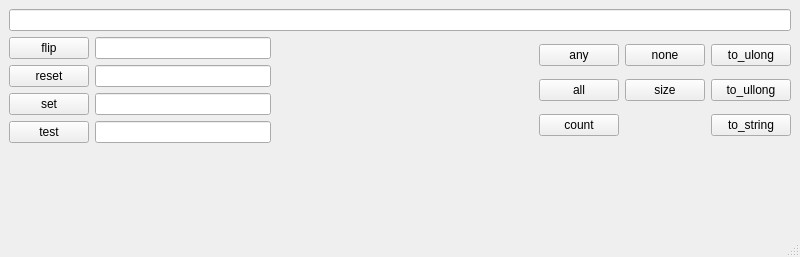
<?xml version="1.0" encoding="UTF-8"?>
<ui version="4.0">
 <class>MainWindow</class>
 <widget class="QMainWindow" name="MainWindow">
  <property name="geometry">
   <rect>
    <x>0</x>
    <y>0</y>
    <width>800</width>
    <height>257</height>
   </rect>
  </property>
  <property name="windowTitle">
   <string>MainWindow</string>
  </property>
  <widget class="QWidget" name="centralwidget">
   <layout class="QVBoxLayout" name="verticalLayout_2">
    <item>
     <widget class="QLineEdit" name="BitSetLine">
      <property name="readOnly">
       <bool>true</bool>
      </property>
     </widget>
    </item>
    <item>
     <layout class="QVBoxLayout" name="verticalLayout">
      <item>
       <layout class="QHBoxLayout" name="horizontalLayout">
        <item>
         <layout class="QFormLayout" name="formLayout">
          <item row="0" column="0">
           <widget class="QPushButton" name="flipButton">
            <property name="text">
             <string>flip</string>
            </property>
           </widget>
          </item>
          <item row="0" column="1">
           <widget class="QLineEdit" name="FlipLine">
            <property name="inputMask">
             <string>9</string>
            </property>
            <property name="text">
             <string/>
            </property>
            <property name="maxLength">
             <number>1</number>
            </property>
           </widget>
          </item>
          <item row="1" column="0">
           <widget class="QPushButton" name="ResetButton">
            <property name="text">
             <string>reset</string>
            </property>
           </widget>
          </item>
          <item row="1" column="1">
           <widget class="QLineEdit" name="ResetLine">
            <property name="inputMask">
             <string>9</string>
            </property>
            <property name="maxLength">
             <number>1</number>
            </property>
           </widget>
          </item>
          <item row="2" column="0">
           <widget class="QPushButton" name="SetButton">
            <property name="text">
             <string>set</string>
            </property>
           </widget>
          </item>
          <item row="2" column="1">
           <widget class="QLineEdit" name="SetLine">
            <property name="inputMask">
             <string>9</string>
            </property>
            <property name="maxLength">
             <number>1</number>
            </property>
           </widget>
          </item>
          <item row="3" column="0">
           <widget class="QPushButton" name="TestButton">
            <property name="text">
             <string>test</string>
            </property>
           </widget>
          </item>
          <item row="3" column="1">
           <widget class="QLineEdit" name="TestLine">
            <property name="inputMask">
             <string>9</string>
            </property>
            <property name="maxLength">
             <number>1</number>
            </property>
           </widget>
          </item>
         </layout>
        </item>
        <item>
         <spacer name="horizontalSpacer">
          <property name="orientation">
           <enum>Qt::Horizontal</enum>
          </property>
          <property name="sizeHint" stdset="0">
           <size>
            <width>40</width>
            <height>20</height>
           </size>
          </property>
         </spacer>
        </item>
        <item>
         <layout class="QGridLayout" name="gridLayout">
          <item row="2" column="0">
           <widget class="QPushButton" name="CountButton">
            <property name="text">
             <string>count</string>
            </property>
           </widget>
          </item>
          <item row="0" column="1">
           <widget class="QPushButton" name="NoneButton">
            <property name="text">
             <string>none</string>
            </property>
           </widget>
          </item>
          <item row="1" column="1">
           <widget class="QPushButton" name="SizeButton">
            <property name="text">
             <string>size</string>
            </property>
           </widget>
          </item>
          <item row="0" column="0">
           <widget class="QPushButton" name="AnyButton">
            <property name="text">
             <string>any</string>
            </property>
           </widget>
          </item>
          <item row="1" column="0">
           <widget class="QPushButton" name="AllButton">
            <property name="text">
             <string>all</string>
            </property>
           </widget>
          </item>
          <item row="0" column="2">
           <widget class="QPushButton" name="To_UlongButton">
            <property name="text">
             <string>to_ulong</string>
            </property>
           </widget>
          </item>
          <item row="1" column="2">
           <widget class="QPushButton" name="To_UllongButton">
            <property name="text">
             <string>to_ullong</string>
            </property>
           </widget>
          </item>
          <item row="2" column="2">
           <widget class="QPushButton" name="To_StringButton">
            <property name="text">
             <string>to_string</string>
            </property>
           </widget>
          </item>
         </layout>
        </item>
       </layout>
      </item>
      <item>
       <spacer name="verticalSpacer">
        <property name="orientation">
         <enum>Qt::Vertical</enum>
        </property>
        <property name="sizeHint" stdset="0">
         <size>
          <width>20</width>
          <height>40</height>
         </size>
        </property>
       </spacer>
      </item>
     </layout>
    </item>
   </layout>
  </widget>
  <widget class="QMenuBar" name="menubar">
   <property name="geometry">
    <rect>
     <x>0</x>
     <y>0</y>
     <width>800</width>
     <height>25</height>
    </rect>
   </property>
  </widget>
  <widget class="QStatusBar" name="statusbar"/>
 </widget>
 <resources/>
 <connections/>
</ui>
